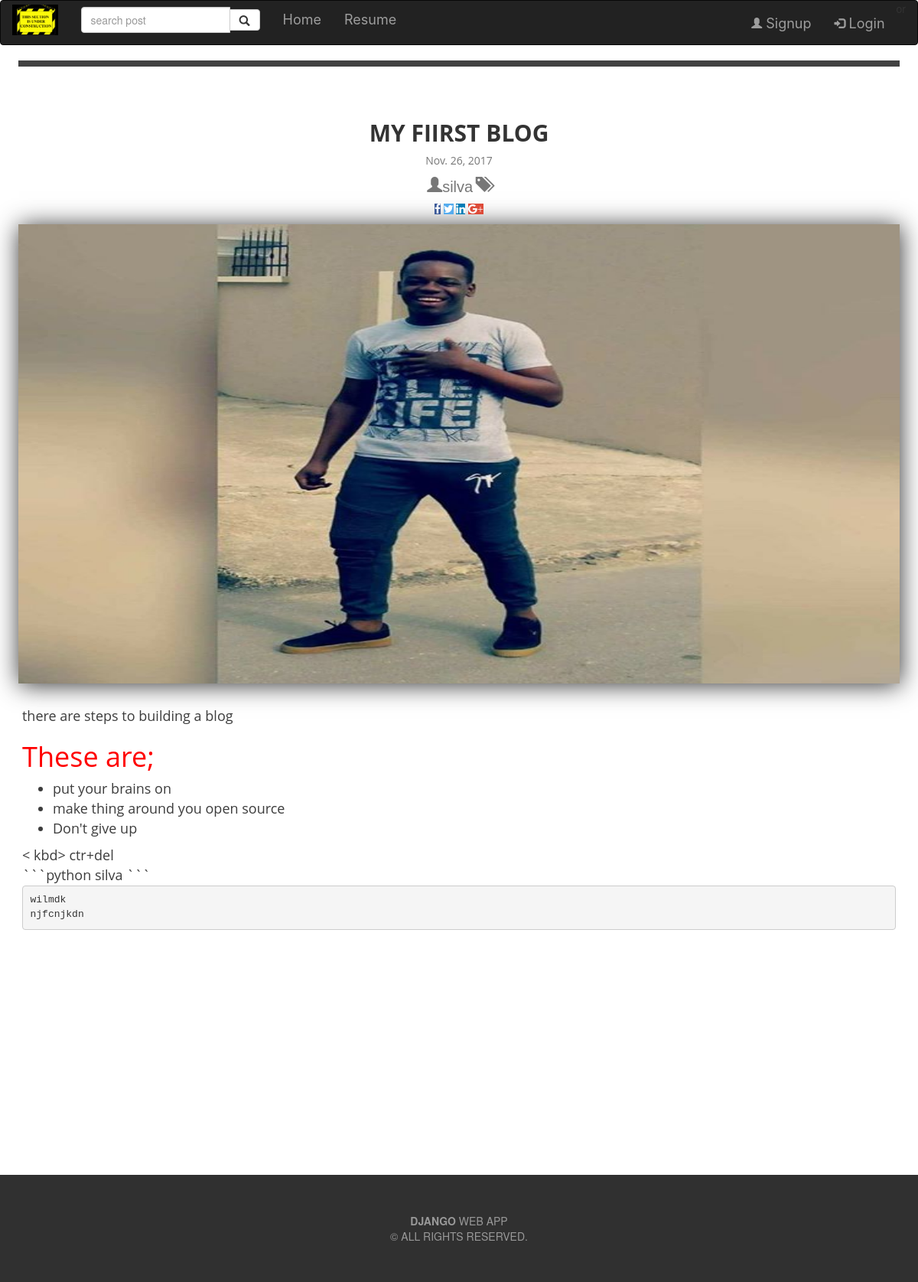
Page /post/2017/11/24/my-fiirst-blog/ on the earlier database version.
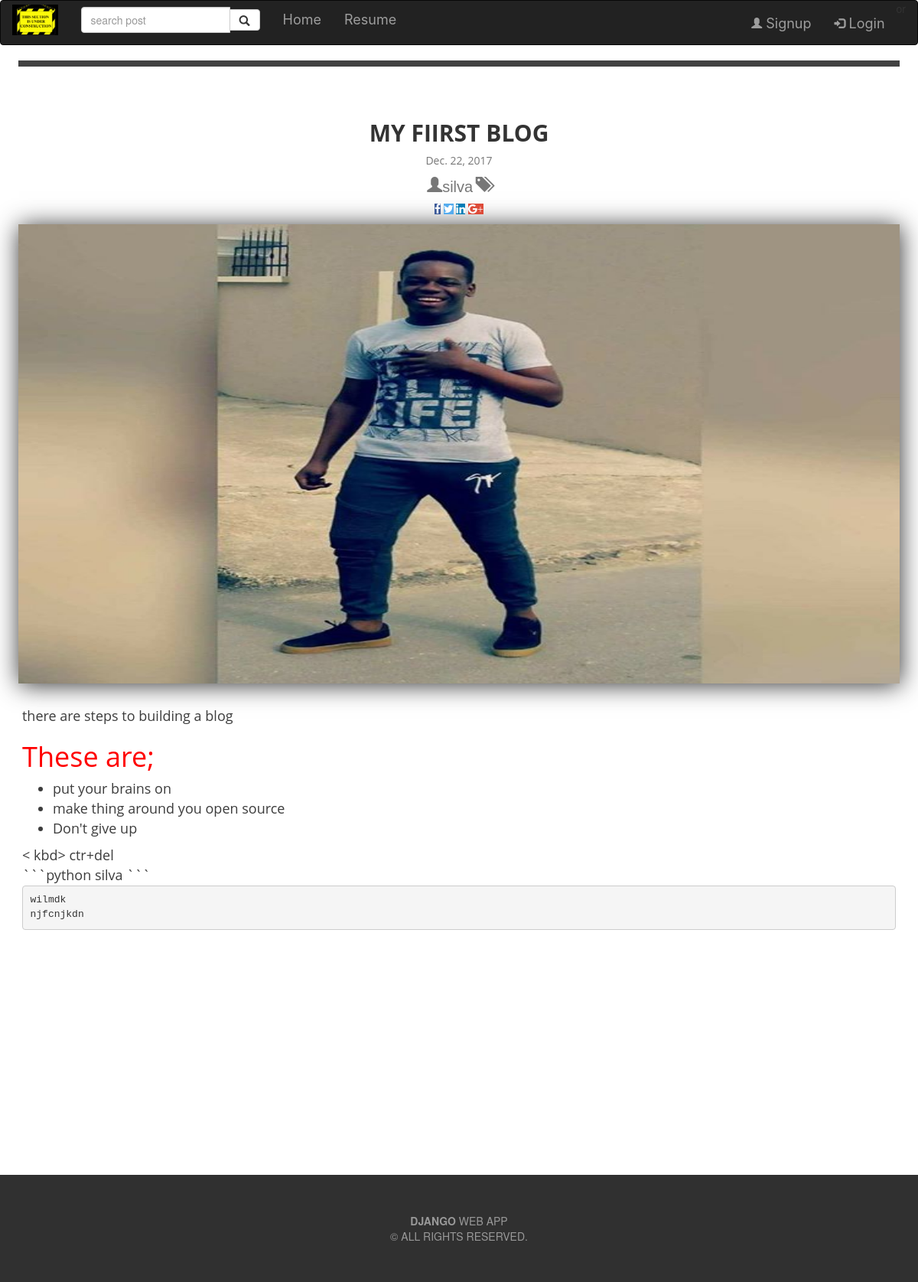
Same page on the later database version.
### post/models.py (models this page shows, shortened)
class Post(models.Model):
    STATUS_CHOICE = (
       ('draft', 'Draft'),
       ('published', 'Published')
    )
    title    = models.CharField(max_length=50)
    slug     = models.SlugField(max_length=250 , unique_for_date='publish')
    author   = models.ForeignKey(User, related_name='blog_post')
    image = models.ImageField(upload_to=upload_location,
                                null=True,
                                blank=True,
                                height_field = 'height_field',
                                width_field = 'width_field',
                                )
    height_field = models.IntegerField(default=0)
    width_field = models.IntegerField(default=0)
    image_info = models.CharField(max_length=30, default='image info', null=True, blank=True)
    content  = models.TextField()
    publish  = models.DateTimeField(default=timezone.now)
    created  = models.DateTimeField(auto_now=True)
    updated  = models.DateTimeField(auto_now_add=True)
    status   = models.CharField(max_length=10, choices=STATUS_CHOICE, default='draft')
    objects = models.Manager()
    tags = TaggableManager()
    publishs = PostManager()
    class Meta:
        ordering = ('-publish',)
    def __str__(self):
        return self.title

### post/views.py (the view)
def detail(request, year, month, day, post):
    post = get_object_or_404(Post, slug = post,
                                    publish__year=year,
                                    publish__month = month,
                                    publish__day = day)
    print(post)
    context = {
        'post':post,
        'title': post.slug
    }
    return render(request, 'post/detail.html', context)

### post/templates/post/detail.html (shortened to what this page needs)
{% extends "post/base.html" %}
{% block content %}
<div style="border-top: solid #424242 8px ; margin: 10px 24px 0px;
">
<div style="padding-top: 50px;" class="head">
	<h2 style="text-transform: uppercase;font-weight: 700">{{ post.title }}</h2>
	<p style="color: #777;">{{ post.created|date }}</p>
	<p style="color:#777;font-size:20px;" class="glyphicon glyphicon-user" ><span style="font-family:sans-serif">{{ post.author }}</span>  </p>
	{% if post.tags %}
		<p style="color:#777;font-size:20px;" class="glyphicon glyphicon-tags" >
		</p>
	{% endif %}
	<div class="d">
		<a href="http://www.facebook.com/sharer/sharer.php?u={{ request.build_absolute_uri }}" class="fa fa-facebook"></a>
		<a href="https://twitter.com/home?status={{ instance.content}}%20{{ request.build_absolute_uri }}" class="fa fa-twitter"></a>
		<a class="fa fa-linkedin" href="https://www.linkedin.com/shareArticle?mini=true&url={{ request.build_absolute_uri }}/&title={{ instance.title }}&summary={{ quote_tag }}&source={{ request.build_absolute_uri }}/"></a>
		<a class="fa fa-google" href="https://plus.google.com/share?url={{ request.build_absolute_uri }}">+</a>
	</div>
</div>
<div style=" padding-top: 10px; padding-bottom: 10px; margin-bottom: 300px;width: 100%">
			{% if post.image %}
				<img style="box-shadow:1px 2px 30px; max-height: 600px " class="img-responsive" alt="{{ post.image_info }}" width="100%"  src="{{ post.image.url }}" />
			{% endif %}
			<div class="content-text">{{ post.content|safe }}</div>
		</div>
	</div>
</div>
{% endblock %}

Differences in the rows shown:
changed Post "MY FIIRST BLOG": created "Nov. 26, 2017" → "Dec. 22, 2017"
